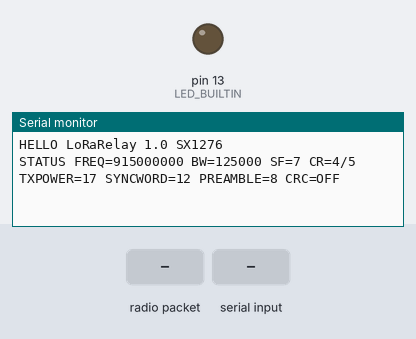
This sketch was run on a simulated Arduino Uno, built with avr-gcc and run on an emulated ATmega328P. Parts: output pins drawn as LEDs (lit = HIGH), the last lines printed to the serial monitor. Inputs (shaded band) come from the test bench. No radio packets arrive unless stated.

Above: at 1.2 s.
1.3 s: radio packet "HELLO" arrives
At 2.2 s:
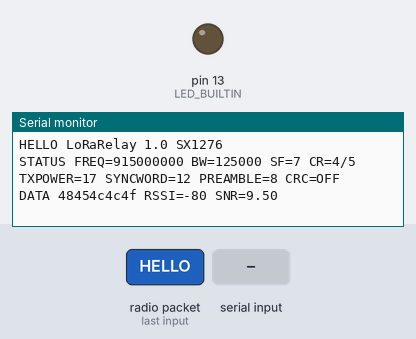
2.8 s: "FREQ 1\n" received over Serial
At 3.9 s:
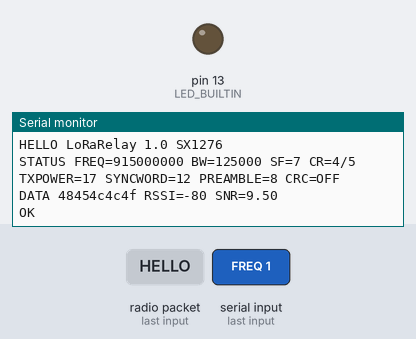
4.3 s: radio packet "FREQ" arrives
At 5.5 s:
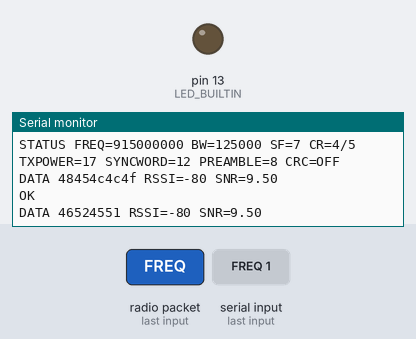
5.8 s: "SF 1\n" received over Serial
At 6.1 s:
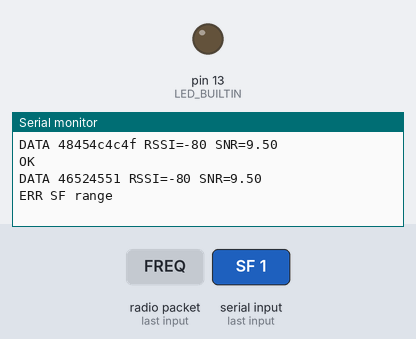
7.3 s: "CR 1\n" received over Serial
At 8.5 s:
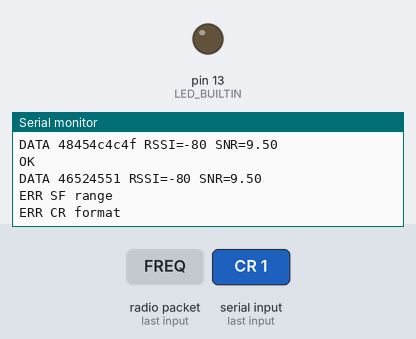

The sketch:

lora_relay_arduino.ino
```cpp
#include <LoRa.h>

// ─────────────────────────── Hardware pinout (LoR32u4II) ──────────────────────────
#define SCK   15
#define MISO  14
#define MOSI  16
#define NSS    8
#define RST    4
#define DIO0   7
#define PABOOST true

// ─────────────────────────── Default settings ─────────────────────────────────────
uint32_t  g_freq     = 915000000UL;   // Hz
uint32_t  g_bw       = 125000UL;      // Hz
uint8_t   g_sf       = 7;             // 7‑12
uint8_t   g_cr_denom = 5;             // coding‑rate 4/5 ... 4/8
uint8_t   g_txpower  = 17;            // dBm (‑4 ... 20 depending on module)
uint8_t   g_syncword = 0x12;          // hex byte
uint16_t  g_preamble = 8;             // symbols
bool      g_crc_en   = false;

// ─────────────────────────── Helpers ───────────────────────────────────────────────
void sendOK()               { Serial.println(F("OK")); }
void sendERR(const char* m) { Serial.print(F("ERR ")); Serial.println(m); }

void applySettings() {
  LoRa.setFrequency(g_freq);
  LoRa.setSignalBandwidth(g_bw);
  LoRa.setSpreadingFactor(g_sf);
  LoRa.setCodingRate4(g_cr_denom);
  LoRa.setTxPower(g_txpower);
  LoRa.setSyncWord(g_syncword);
  g_crc_en ? LoRa.enableCrc() : LoRa.disableCrc();
  LoRa.setPreambleLength(g_preamble);
}

void dumpStatus() {
  Serial.print(F("STATUS "));
  Serial.print(F("FREQ="));     Serial.print(g_freq);
  Serial.print(F(" BW="));       Serial.print(g_bw);
  Serial.print(F(" SF="));       Serial.print(g_sf);
  Serial.print(F(" CR=4/"));     Serial.print(g_cr_denom);
  Serial.print(F(" TXPOWER="));  Serial.print(g_txpower);
  Serial.print(F(" SYNCWORD=")); Serial.print(g_syncword, HEX);
  Serial.print(F(" PREAMBLE=")); Serial.print(g_preamble);
  Serial.print(F(" CRC="));      Serial.println(g_crc_en ? F("ON") : F("OFF"));
}

// returns -1 on error, 0‑255 on success
int16_t hexByte(char hi, char lo) {
    auto nib = [](char c)->int8_t {
        if ('0'<=c && c<='9') return c-'0';
        if ('a'<=c && c<='f') return c-'a'+10;
        if ('A'<=c && c<='F') return c-'A'+10;
        return -1;
    };
    int8_t n1 = nib(hi), n2 = nib(lo);
    if (n1<0 || n2<0) return -1;
    return (n1<<4) | n2;
}

void sendLoraPacket(const String& hex) {
    if (hex.length() & 1) { sendERR("odd DATA length"); return; }

    LoRa.beginPacket();
    for (size_t i = 0; i < hex.length(); i += 2) {
        int16_t v = hexByte(hex[i], hex[i+1]);
        if (v < 0) { LoRa.endPacket(); sendERR("bad hex"); return; }
        LoRa.write((uint8_t)v);
    }
    LoRa.endPacket();
    sendOK();
    LoRa.receive();
}


void parseLine(String line) {
  line.trim();
  if (!line.length() || line[0]=='#') return;   // ignore empty & comments

  int sp = line.indexOf(' ');
  String cmd = (sp==-1) ? line : line.substring(0,sp);
  String arg = (sp==-1) ? ""  : line.substring(sp+1);
  cmd.toUpperCase();

  if (cmd == "HELLO") { Serial.println(F("HELLO LoRaRelay 1.0 SX1276")); return; }
  else if (cmd == "FREQ") {
    g_freq = arg.toInt(); applySettings(); sendOK();
  } else if (cmd == "BW") {
    g_bw = arg.toInt(); applySettings(); sendOK();
  } else if (cmd == "SF") {
    uint8_t v = arg.toInt(); if (v<7||v>12) { sendERR("SF range"); return; }
    g_sf=v; applySettings(); sendOK();
  } else if (cmd == "CR") {
    if (!arg.startsWith("4/")) { sendERR("CR format"); return; }
    uint8_t d = arg.substring(2).toInt(); if (d<5||d>8) { sendERR("CR denom"); return; }
    g_cr_denom=d; applySettings(); sendOK();
  } else if (cmd == "TXPOWER") {
    g_txpower = arg.toInt(); applySettings(); sendOK();
  } else if (cmd == "SYNCWORD") {
    g_syncword = strtol(arg.c_str(), nullptr, 16); applySettings(); sendOK();
  } else if (cmd == "PREAMBLE") {
    g_preamble = arg.toInt(); applySettings(); sendOK();
  } else if (cmd == "CRC") {
    arg.toUpperCase();
    if (arg=="ON")  g_crc_en=true;
    else if (arg=="OFF") g_crc_en=false;
    else { sendERR("CRC arg"); return; }
    applySettings(); sendOK();
  } else if (cmd == "DATA") {
    sendLoraPacket(arg);
  } else if (cmd == "STATUS") { dumpStatus(); }
  else if (cmd == "RESET")  { applySettings(); sendOK(); }
  else { sendERR("unknown cmd"); }
}

// ─────────────────────────── Arduino setup / loop ─────────────────────────────────
void setup() {
  pinMode(LED_BUILTIN, OUTPUT);
  Serial.begin(9600);
  while(!Serial);

  LoRa.setPins(NSS,RST,DIO0);
  if (!LoRa.begin(g_freq,PABOOST)) {
    Serial.println(F("ERR LoRa init")); while(true);
  }
  applySettings();
  Serial.println(F("HELLO LoRaRelay 1.0 SX1276"));
  dumpStatus();
  LoRa.onReceive(onReceiveLora);
  LoRa.receive();
}

void loop() {
  if (Serial.available()) {
    String line = Serial.readStringUntil('\n');
    parseLine(line);
  }
}

// ─────────────────────────── Receive callback ────────────────────────────────────
void onReceiveLora(int packetSize) {
  if (packetSize <= 0) return;   // defensive: RX done fired but zero bytes

  String out = "DATA ";
  for (int i = 0; i < packetSize; ++i) {
    uint8_t b = LoRa.read();
    char buf[3];
    sprintf(buf, "%02x", b);
    out += buf;
  }
  out += " RSSI=" + String(LoRa.packetRssi());
  out += " SNR="  + String(LoRa.packetSnr());
  Serial.println(out);
}
```

Measured:
- after the input at 1.3 s, the serial monitor: prints a new line at once (image 1)
- after the input at 2.8 s, the serial monitor: prints a new line at once (image 2)
- after the input at 4.3 s, the serial monitor: prints a new line at once (image 3)
- after the input at 5.8 s, the serial monitor: prints a new line at once (image 4)
- after the input at 7.3 s, the serial monitor: prints a new line at once (image 5)
